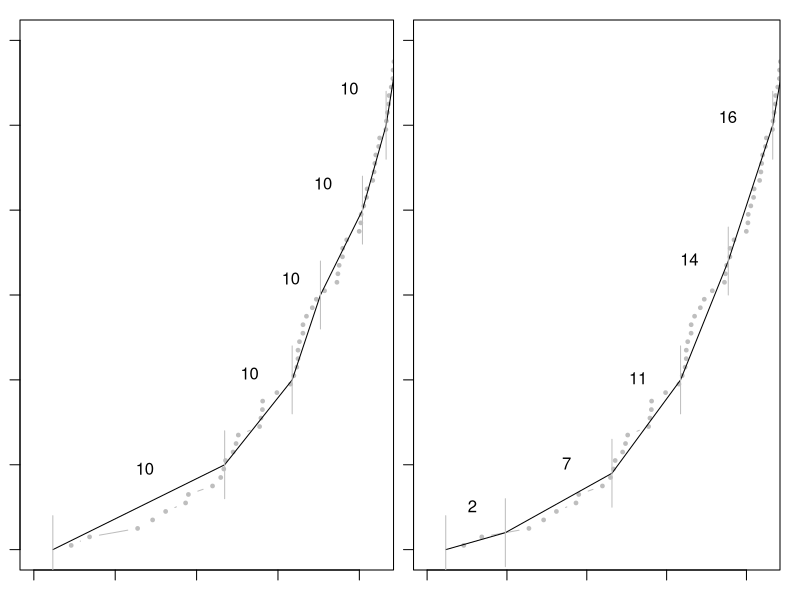

Write the R code that produced this figure.
### Illustrates the piece-wise linear approximation of the cumulative distribution using constant size bins
pdf("fig-1.pdf", width=6, height=3)
layout(matrix(c(1,2),byrow=T, ncol=2), widths=c(1.07,1))
set.seed(5)
n = 100
u = sort(runif(n))
x = log(1-u)
x = sort(x)
F = ((0:(n-1))+0.5)/n
par(mar=c(1.5,1.,1,1))
plot(x, F, cex=0.5, pch=21, bg='gray', col='gray', type='b', xlim=c(-5,-0.75), ylim=c(0,0.6), yaxt='n', xaxt='n')
axis(side=1, at=-5:-1, labels=NA)
axis(side=2, at=(0:6)/10, labels=NA)
i.bin = 10*(0:(n/10))+1
i.right = i.bin-1
i.right = i.right[i.right > 0]
m = length(i.right)
i.bin = i.bin[1:m]

x.bin = rep(0, m+1)
x.bin[1] = x[1] - (x[2]-x[1])
i = 2:m
x.bin[i] = (x[i.bin[i]-1] + x[i.bin[i]])/2
F.bin = (0:m)/10
lines(x.bin,F.bin)
dy = 0.04
for (i in 1:(m+1)) {
    lines(c(x.bin[i],x.bin[i]), c(F.bin[i]-dy, F.bin[i]+dy), lt=1, col='grey')
    x.text = (x[i.bin[i]] + x[i.right[i]])/2
    y.text = (F.bin[i] + F.bin[i+1])/2
    x.offset = 0.7 * y.text
    y.offset = dy * (1 + 3*y.text)
    print(c(i,x.text, y.text, y.offset, x.bin[i], x[i.right[i]]))
    text(x.text - x.offset, y.text + y.offset, i.right[i]-i.bin[i]+1)
}
###text(-5, 0.4, adj=0, "Constant size bins result in large")
###text(-5, 0.35, adj=0, "errors at extreme quantiles")

par(mar=c(1.5,0,1,1))

plot(x, F, cex=0.5, pch=21, bg='gray', col='gray', type='b', xlim=c(-5,-0.75), ylim=c(0,0.6), yaxt='n', xaxt='n')
axis(side=1, at=-5:-1, labels=NA)
axis(side=2, at=(0:6)/10, labels=NA)
q.to.k = function(q,compression) {
    compression * (asin(2*q-1)/pi + 1/2)
}

k.to.q = function(k,compression) {
    sin(k/compression*pi - pi/2)/2 + 0.5
}

k.bin = 0:10
q.bin = k.to.q(k.bin, compression=10)

i.bin = floor(n * q.bin) + 1
i.right = i.bin-1
i.right = i.right[i.right > 0]
m = length(i.right)
i.bin = i.bin[1:m]

x.bin = c(x[1] - (x[2]-x[1]), (x[i.right[1:(m-1)]] + x[i.bin[2:m]])/2)
F.bin = (i.bin-1) / 100
lines(x.bin,F.bin)
dy = 0.04
for (i in 1:m) {
    lines(c(x.bin[i],x.bin[i]), c(F.bin[i]-dy, F.bin[i]+dy), lt=1, col='grey')
    x.text = (x[i.bin[i]] + x[i.right[i]])/2
    y.text = (F.bin[i] + F.bin[i+1])/2
    x.offset = 0.7 * y.text
    y.offset = dy * (1 + 3*y.text)
    print(c(i,x.text, y.text, y.offset, x.bin[i], x[i.right[i]]))
    text(x.text - x.offset, y.text + y.offset, i.right[i]-i.bin[i]+1)
}
###text(-5, 0.35, adj=0, "Variable size bins keep errors")
###text(-5, 0.3, adj=0, "small at extreme quantiles")

dev.off()
